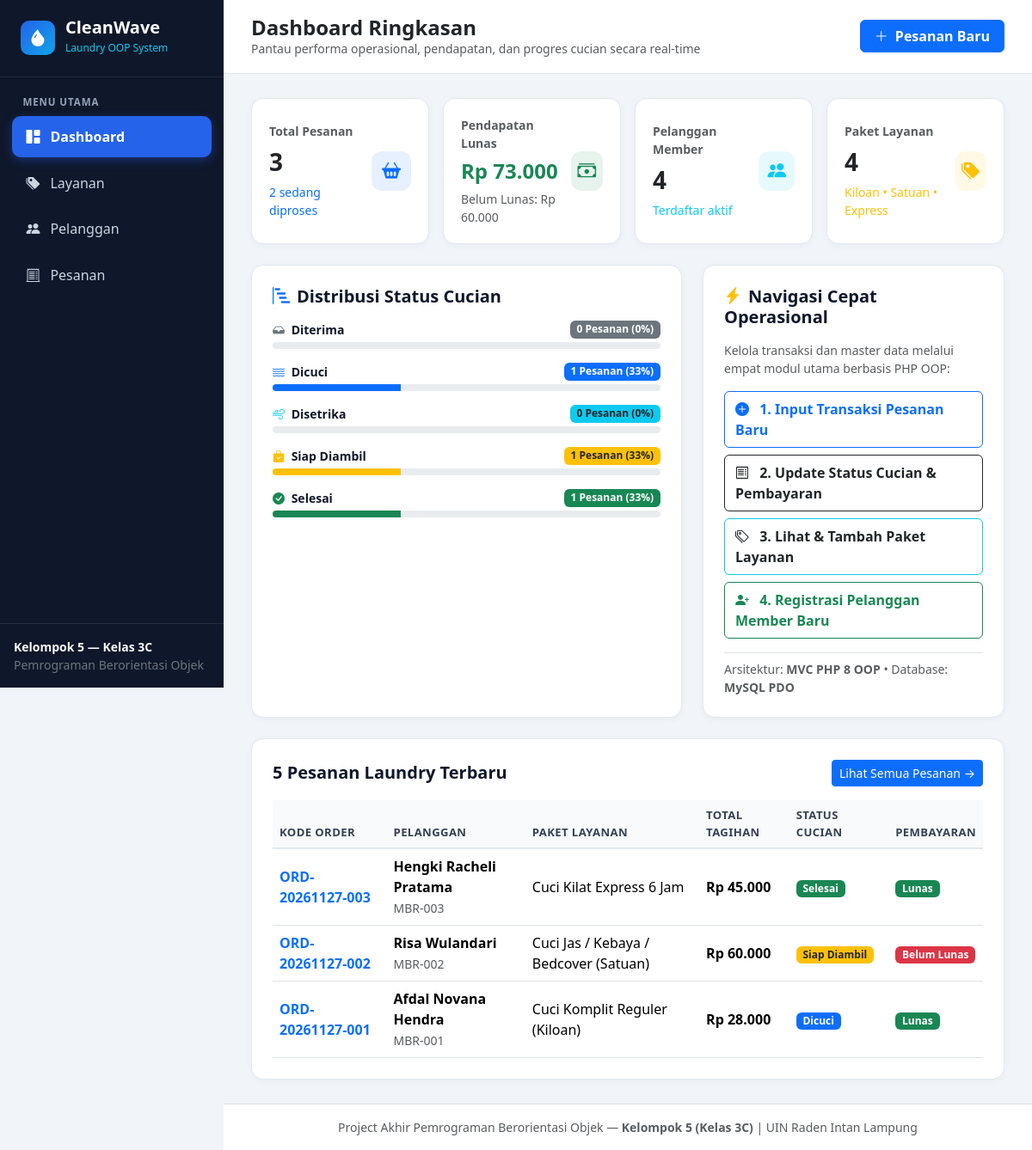
The page / on the database its author committed.
### tables this page shows
CREATE TABLE IF NOT EXISTS orders (
    id INT AUTO_INCREMENT PRIMARY KEY,
    order_code VARCHAR(25) NOT NULL UNIQUE,
    customer_id INT NOT NULL,
    staff_id INT NOT NULL,
    status ENUM('Diterima', 'Dicuci', 'Disetrika', 'Siap Diambil', 'Selesai') DEFAULT 'Diterima',
    total_amount DECIMAL(12,2) NOT NULL DEFAULT 0.00,
    notes TEXT,
    order_date DATETIME DEFAULT CURRENT_TIMESTAMP,
    FOREIGN KEY (customer_id) REFERENCES customers(id) ON DELETE RESTRICT,
    FOREIGN KEY (staff_id) REFERENCES staff(id) ON DELETE RESTRICT
);

CREATE TABLE IF NOT EXISTS customers (
    id INT AUTO_INCREMENT PRIMARY KEY,
    member_code VARCHAR(20) NOT NULL UNIQUE,
    name VARCHAR(100) NOT NULL,
    phone VARCHAR(20) NOT NULL,
    address TEXT NOT NULL,
    loyalty_points INT DEFAULT 0,
    created_at TIMESTAMP DEFAULT CURRENT_TIMESTAMP
);

CREATE TABLE IF NOT EXISTS services (
    id INT AUTO_INCREMENT PRIMARY KEY,
    service_code VARCHAR(20) NOT NULL UNIQUE,
    service_name VARCHAR(100) NOT NULL,
    service_type ENUM('kiloan', 'satuan', 'express') NOT NULL,
    base_price DECIMAL(10,2) NOT NULL,
    extra_info VARCHAR(150) DEFAULT NULL
);

CREATE TABLE IF NOT EXISTS payments (
    id INT AUTO_INCREMENT PRIMARY KEY,
    payment_code VARCHAR(25) NOT NULL UNIQUE,
    order_id INT NOT NULL UNIQUE,
    amount_paid DECIMAL(12,2) NOT NULL,
    payment_method ENUM('Tunai', 'QRIS', 'Transfer Bank') DEFAULT 'Tunai',
    payment_status ENUM('Belum Lunas', 'Lunas') DEFAULT 'Belum Lunas',
    paid_at DATETIME NULL,
    FOREIGN KEY (order_id) REFERENCES orders(id) ON DELETE CASCADE
);

### config/Database.php (called while the page is built, shortened)
<?php
class Database {
    private static ?Database $instance = null;
    private PDO $connection;
    private string $host = '127.0.0.1';
    private string $dbName = 'db_laundry_oop';
    private string $username = 'root';
    private string $password = '';
    private function __construct() {
        try {
            $dsn = "mysql:host={$this->host};dbname={$this->dbName};charset=utf8mb4";
            $this->connection = new PDO($dsn, $this->username, $this->password, [
                PDO::ATTR_ERRMODE => PDO::ERRMODE_EXCEPTION,
                PDO::ATTR_DEFAULT_FETCH_MODE => PDO::FETCH_ASSOC,
                PDO::ATTR_EMULATE_PREPARES => false,
            ]);
        } catch (PDOException $e) {
            throw new DatabaseConnectionException(
                "Gagal terhubung ke database MySQL: " . $e->getMessage(),
                (string)$e->getCode()
            );
        }
    }
    public static function getInstance(): Database {
        if (self::$instance === null) {
            self::$instance = new self();
        }
        return self::$instance;
    }
    public function getConnection(): PDO {
        return $this->connection;
    }
}

### controllers/OrderController.php (called while the page is built, shortened)
<?php
class OrderController {
    private PDO $db;
    public function __construct() {
        $this->db = Database::getInstance()->getConnection();
    }
    public function index(?string $statusFilter = null): array {
        $sql = "SELECT o.*, c.name AS customer_name, c.phone AS customer_phone, c.member_code,
                       s.name AS staff_name, p.payment_status, p.payment_method,
                       srv.service_name, srv.service_type, oi.quantity
                FROM orders o
                JOIN customers c ON o.customer_id = c.id
                JOIN staff s ON o.staff_id = s.id
                LEFT JOIN payments p ON p.order_id = o.id
                LEFT JOIN order_items oi ON oi.order_id = o.id
                LEFT JOIN services srv ON oi.service_id = srv.id";
        $params = [];
        $sql .= " ORDER BY o.id DESC";
        $stmt = $this->db->prepare($sql);
        $stmt->execute($params);
        return $stmt->fetchAll();
    }
    public function getDashboardStats(): array {
        $totalOrders = (int)$this->db->query("SELECT COUNT(*) FROM orders")->fetchColumn();
        $paidRevenue = (float)$this->db->query("SELECT COALESCE(SUM(amount_paid), 0) FROM payments WHERE payment_status = 'Lunas'")->fetchColumn();
        $unpaidRevenue = (float)$this->db->query("SELECT COALESCE(SUM(o.total_amount), 0) FROM orders o JOIN payments p ON p.order_id = o.id WHERE p.payment_status = 'Belum Lunas'")->fetchColumn();
        $activeOrders = (int)$this->db->query("SELECT COUNT(*) FROM orders WHERE status != 'Selesai'")->fetchColumn();
        $totalCustomers = (int)$this->db->query("SELECT COUNT(*) FROM customers")->fetchColumn();
        $totalServices = (int)$this->db->query("SELECT COUNT(*) FROM services")->fetchColumn();
        $statusCounts = [];
        foreach (Order::VALID_STATUSES as $st) {
            $stmt = $this->db->prepare("SELECT COUNT(*) FROM orders WHERE status = :st");
            $stmt->execute([':st' => $st]);
            $statusCounts[$st] = (int)$stmt->fetchColumn();
        }
        return [
            'total_orders'    => $totalOrders,
            'paid_revenue'    => $paidRevenue,
            'unpaid_revenue'  => $unpaidRevenue,
            'active_orders'   => $activeOrders,
            'total_customers' => $totalCustomers,
            'total_services'  => $totalServices,
            'status_counts'   => $statusCounts
        ];
    }
}

### views/dashboard/index.php (the view)
<?php require __DIR__ . '/../layouts/header.php'; ?>
<div class="row g-3 mb-4">
    <div class="col-sm-6 col-xl-3">
        <div class="kpi-card d-flex align-items-center justify-content-between">
            <div>
                <div class="text-muted small fw-semibold">Total Pesanan</div>
                <div class="fs-3 fw-bold text-dark mt-1"><?= (int)$stats['total_orders'] ?></div>
                <div class="small text-primary mt-1"><?= (int)$stats['active_orders'] ?> sedang diproses</div>
            </div>
            <div class="kpi-icon bg-primary bg-opacity-10 text-primary">
                <i class="bi bi-basket2-fill"></i>
            </div>
        </div>
    </div>
    <div class="col-sm-6 col-xl-3">
        <div class="kpi-card d-flex align-items-center justify-content-between">
            <div>
                <div class="text-muted small fw-semibold">Pendapatan Lunas</div>
                <div class="fs-4 fw-bold text-success mt-1">Rp <?= number_format($stats['paid_revenue'], 0, ',', '.') ?></div>
                <div class="small text-muted mt-1">Belum Lunas: Rp <?= number_format($stats['unpaid_revenue'], 0, ',', '.') ?></div>
            </div>
            <div class="kpi-icon bg-success bg-opacity-10 text-success">
                <i class="bi bi-cash-stack"></i>
            </div>
        </div>
    </div>
    <div class="col-sm-6 col-xl-3">
        <div class="kpi-card d-flex align-items-center justify-content-between">
            <div>
                <div class="text-muted small fw-semibold">Pelanggan Member</div>
                <div class="fs-3 fw-bold text-dark mt-1"><?= (int)$stats['total_customers'] ?></div>
                <div class="small text-info mt-1">Terdaftar aktif</div>
            </div>
            <div class="kpi-icon bg-info bg-opacity-10 text-info">
                <i class="bi bi-people-fill"></i>
            </div>
        </div>
    </div>
    <div class="col-sm-6 col-xl-3">
        <div class="kpi-card d-flex align-items-center justify-content-between">
            <div>
                <div class="text-muted small fw-semibold">Paket Layanan</div>
                <div class="fs-3 fw-bold text-dark mt-1"><?= (int)$stats['total_services'] ?></div>
                <div class="small text-warning mt-1">Kiloan • Satuan • Express</div>
            </div>
            <div class="kpi-icon bg-warning bg-opacity-10 text-warning">
                <i class="bi bi-tags-fill"></i>
            </div>
        </div>
    </div>
</div>
<div class="row g-4 mb-4">
    <div class="col-lg-7">
        <div class="card-clean p-4 h-100">
            <h5 class="fw-bold mb-3"><i class="bi bi-bar-chart-steps text-primary me-2"></i>Distribusi Status Cucian</h5>
            <?php
            $total = max(1, (int)$stats['total_orders']);
            $statusMeta = [
                'Diterima'     => ['secondary', 'bi-inbox-fill'],
                'Dicuci'       => ['primary',   'bi-water'],
                'Disetrika'    => ['info',      'bi-wind'],
                'Siap Diambil' => ['warning',   'bi-bag-check-fill'],
                'Selesai'      => ['success',   'bi-check-circle-fill'],
            ];
            foreach ($statusMeta as $stName => [$color, $icon]):
                $cnt = $stats['status_counts'][$stName] ?? 0;
                $pct = round(($cnt / $total) * 100);
            ?>
            <div class="mb-3">
                <div class="d-flex justify-content-between align-items-center mb-1">
                    <span class="fw-semibold small"><i class="bi <?= $icon ?> text-<?= $color ?> me-1"></i> <?= $stName ?></span>
                    <span class="badge bg-<?= $color ?> <?= in_array($color, ['info', 'warning']) ? 'text-dark' : '' ?>"><?= $cnt ?> Pesanan (<?= $pct ?>%)</span>
                </div>
                <div class="progress" style="height: 8px;">
                    <div class="progress-bar bg-<?= $color ?>" style="width: <?= $pct ?>%"></div>
                </div>
            </div>
            <?php endforeach; ?>
        </div>
    </div>
    <div class="col-lg-5">
        <div class="card-clean p-4 h-100 d-flex flex-column justify-content-between">
            <div>
                <h5 class="fw-bold mb-3"><i class="bi bi-lightning-charge-fill text-warning me-2"></i>Navigasi Cepat Operasional</h5>
                <p class="text-muted small">Kelola transaksi dan master data melalui empat modul utama berbasis PHP OOP:</p>
                <div class="d-grid gap-2">
                    <a href="index.php?page=create" class="btn btn-outline-primary text-start fw-semibold py-2">
                        <i class="bi bi-plus-circle-fill me-2"></i> 1. Input Transaksi Pesanan Baru
                    </a>
                    <a href="index.php?page=orders" class="btn btn-outline-dark text-start fw-semibold py-2">
                        <i class="bi bi-receipt me-2"></i> 2. Update Status Cucian & Pembayaran
                    </a>
                    <a href="index.php?page=services" class="btn btn-outline-info text-dark text-start fw-semibold py-2">
                        <i class="bi bi-tags me-2"></i> 3. Lihat & Tambah Paket Layanan
                    </a>
                    <a href="index.php?page=customers" class="btn btn-outline-success text-start fw-semibold py-2">
                        <i class="bi bi-person-plus-fill me-2"></i> 4. Registrasi Pelanggan Member Baru
                    </a>
                </div>
            </div>
            <div class="mt-3 pt-2 border-top small text-muted">
                Arsitektur: <strong>MVC PHP 8 OOP</strong> • Database: <strong>MySQL PDO</strong>
            </div>
        </div>
    </div>
</div>
<div class="card-clean p-4">
    <div class="d-flex justify-content-between align-items-center mb-3">
        <h5 class="fw-bold mb-0">5 Pesanan Laundry Terbaru</h5>
        <a href="index.php?page=orders" class="btn btn-sm btn-primary">Lihat Semua Pesanan &rarr;</a>
    </div>
    <div class="table-responsive">
        <table class="table table-hover align-middle mb-0">
            <thead>
                <tr>
                    <th>Kode Order</th>
                    <th>Pelanggan</th>
                    <th>Paket Layanan</th>
                    <th>Total Tagihan</th>
                    <th>Status Cucian</th>
                    <th>Pembayaran</th>
                </tr>
            </thead>
            <tbody>
                <?php if (empty($recentOrders)): ?>
                    <tr><td colspan="6" class="text-center text-muted py-4">Belum ada data transaksi pesanan.</td></tr>
                <?php else: ?>
                    <?php foreach (array_slice($recentOrders, 0, 5) as $row): ?>
                    <tr>
                        <td class="fw-bold text-primary"><?= htmlspecialchars($row['order_code']) ?></td>
                        <td>
                            <div class="fw-semibold"><?= htmlspecialchars($row['customer_name']) ?></div>
                            <small class="text-muted"><?= htmlspecialchars($row['member_code']) ?></small>
                        </td>
                        <td><?= htmlspecialchars($row['service_name'] ?? '-') ?></td>
                        <td class="fw-bold">Rp <?= number_format((float)$row['total_amount'], 0, ',', '.') ?></td>
                        <td>
                            <?php
                            $badge = match($row['status']) {
                                'Diterima'     => 'bg-secondary',
                                'Dicuci'       => 'bg-primary',
                                'Disetrika'    => 'bg-info text-dark',
                                'Siap Diambil' => 'bg-warning text-dark',
                                'Selesai'      => 'bg-success',
                                default        => 'bg-dark'
                            };
                            ?>
                            <span class="badge <?= $badge ?>"><?= htmlspecialchars($row['status']) ?></span>
                        </td>
                        <td>
                            <span class="badge <?= ($row['payment_status'] === 'Lunas') ? 'bg-success' : 'bg-danger' ?>">
                                <?= htmlspecialchars($row['payment_status'] ?? 'Belum Lunas') ?>
                            </span>
                        </td>
                    </tr>
                    <?php endforeach; ?>
                <?php endif; ?>
            </tbody>
        </table>
    </div>
</div>
<?php require __DIR__ . '/../layouts/footer.php'; ?>

### rows shown on the page
orders: order_code "ORD-20261127-003", customer.name "Hengki Racheli Pratama", customer.member_code "MBR-003", services.service_name "Cuci Kilat Express 6 Jam", total_amount "45.000", status "Selesai", payments.payment_status "Lunas"
orders: order_code "ORD-20261127-002", customer.name "Risa Wulandari", customer.member_code "MBR-002", services.service_name "Cuci Jas / Kebaya / Bedcover (Satuan)", total_amount "60.000", status "Siap Diambil", payments.payment_status "Belum Lunas"
orders: order_code "ORD-20261127-001", customer.name "Afdal Novana Hendra", customer.member_code "MBR-001", services.service_name "Cuci Komplit Reguler (Kiloan)", total_amount "28.000", status "Dicuci", payments.payment_status "Lunas"

### other values the page prints
$activeTitle "Dashboard Ringkasan"
$activeSubtitle "Pantau performa operasional, pendapatan, dan progres cucian secara real-time"
$stats['total_orders'] "3"
$stats['active_orders'] "2"
$stats['paid_revenue'] "73.000"
$stats['unpaid_revenue'] "60.000"
$stats['total_customers'] "4"
$stats['total_services'] "4"
$stName "Diterima"
$cnt "0"
$pct "0"
$stName "Dicuci"
$cnt "1"
$pct "33"
$stName "Disetrika"
